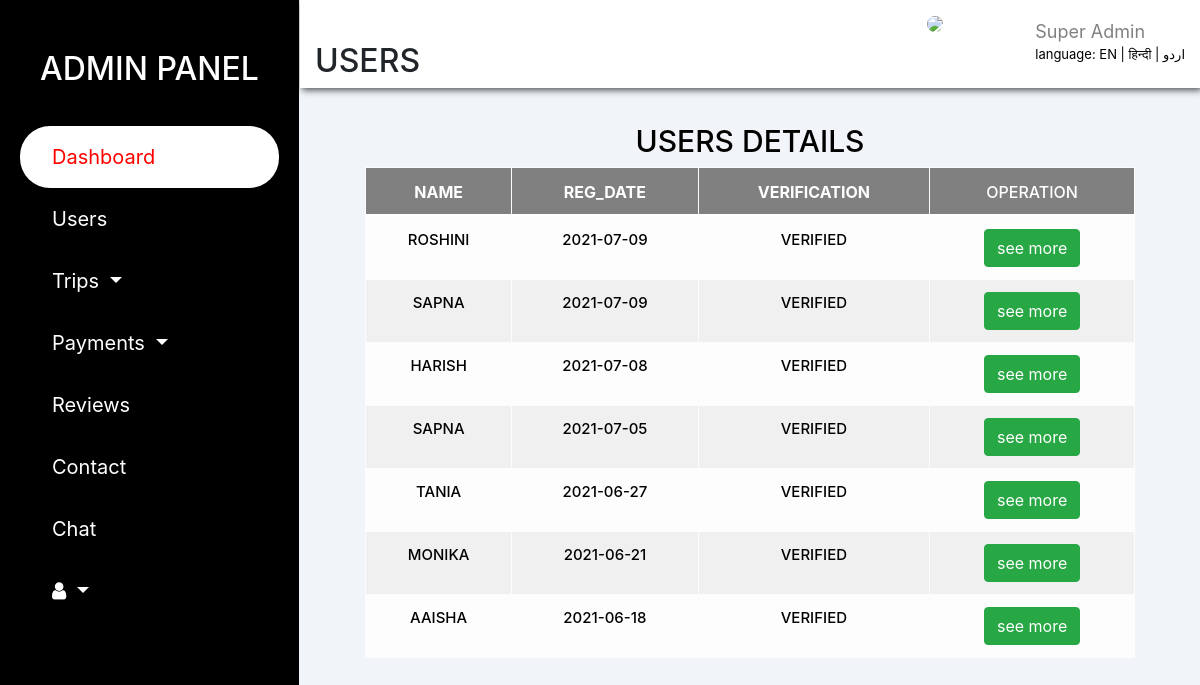
The page /weekend/explore/user_tbl.php on the database its author committed.
### tables this page shows
CREATE TABLE `user_tbl` (
  `u_id` smallint(8) UNSIGNED NOT NULL,
  `f_name` varchar(20) DEFAULT NULL,
  `l_name` varchar(20) DEFAULT NULL,
  `email` varchar(40) NOT NULL,
  `pswd` varchar(40) DEFAULT NULL,
  `status` tinyint(1) NOT NULL DEFAULT 0,
  `gender` char(6) NOT NULL DEFAULT 'Gender',
  `phone_no` char(10) NOT NULL,
  `alt_phone_no` char(10) NOT NULL,
  `zipcode` char(6) NOT NULL,
  `city` varchar(80) NOT NULL,
  `state` varchar(30) NOT NULL,
  `profile_pic` varchar(50) NOT NULL DEFAULT 'default.svg',
  `online` tinyint(1) NOT NULL DEFAULT 0,
  `reg_date` date NOT NULL DEFAULT current_timestamp()
);

### weekend/explore/new.php (called while the page is built, shortened)
<?php
 if (isset($_GET['lang'])) {
     $set_lang=$_GET['lang'];
  }else{
    $set_lang='en';
  }
  $lang=array();
if ($set_lang=='en') {
   $lang['lang']='Language';
  $lang['admin']='ADMIN PANEL';
  $lang['dash']='DASHBOARD';
  $lang['user']='USERS';
  $lang['trip']='Trips';
  $lang['pays']='Payments';
  $lang['s_dash']='Dashboard';
  $lang['rev']='Reviews';
  $lang['cont']='Contact';
  $lang['cht']='Chat';
  $lang['s_dash']='Dashboard';
  $lang['tang']='Users';
  $lang['trips']='Trips';
  $lang['confirm']='Confirmed trips';
  $lang['name']='MONIKA DOGRA';
  $lang['super']='Super Admin';
  $lang['traf']='Traffic';
  $lang['recent']='NEW TRIPS';
  $lang['t_title']='Trips Title';
  $lang['dat']='Date';
  $lang['status']='Status';
  $lang['see']='See All';
  $lang['new']='NEW USERS';
  $lang['mem']='Members';
  $lang['nam']='Name';
  $lang['acc_v']='Date';
  $lang['det']='Details';
  $lang['int']='Interest';
  $lang ['users_d']='USERS DETAILS';
  $lang ['email']='Email';
  $lang ['gen']='Gender';
  $lang ['phone']='Phone no.';
  $lang ['alt']='Alt P_no.';
  $lang ['add']='Address';
  $lang ['zip']='Zipcode';
  $lang ['verf']='Verification';
  $lang ['del']='delete';
  $lang['trans']='TRANSACTIONS';
   $lang ['trans_d']='TRANSACTION DETAILS';
   $lang['trip_n']='Trip name';
   $lang['fee']='Fee';
   $lang['p_memb']='Paid member';
   $lang['opera']='Operation';
   $lang['see_m']='see more';
   $lang['trip_d']='TRIPS DETAILS';
   $lang ['sch']='SCHEDULE';
   $lang ['vid']='VIDEO';
   $lang ['detl']='DETAILS';
   $lang ['vaish']='VAISHNO DEVI';
   $lang ['pick']='Pickup Address';
   $lang ['arr_t']='Arrival Time';
   $lang ['fr']='From';
   $lang ['to']='To';
   $lang ['dest']='Destination';
   $lang ['fe_per']='Fee/Person';
   $lang ['stay']='Stay';
   $lang ['pos']='Post on';
   $lang ['note']='Note';
   $lang ['up']='UPDATE';
}

### weekend/explore/php/code.php (called while the page is built, shortened)
<?php
abstract class clsConnection
{
    public function __construct()
    {
        $dbHost="localhost";
        $dbName="explore";
        $dbUser="root";
        $dbPassword="";
        try
        {
            $this->dbConn= new PDO("mysql:host=$dbHost;dbname=$dbName",$dbUser,$dbPassword);
        }
        catch(PDOException $e)
        {
            Echo "Connection failed" . $e->getMessage();
        }
    }
}
class clsUser extends clsConnection implements I_User
{
    public function GetAllUserDetailDesc(){
        try{
             $sql="SELECT * FROM user_tbl order by reg_date desc";
             $stmt=$this->dbConn->prepare($sql);
             $stmt->execute();
             $result=$stmt->fetchAll();
           return $result;
        }
        catch (PDOException $e){
            echo "user fetch Error:".$e->getMessage();
        }
    }
}
?>

### weekend/explore/user_tbl.php (the view, shortened to what this page needs)
<?php session_start();
     require_once('php/code.php');
     $FunObj=new clsUser();
     $profile_pic="";
 ?>
 <!DOCTYPE html>
<html>
<head>
   <?php include'links/links.php'; ?>
    <link rel="stylesheet" href="css/table-style.css">
</head>
<body>
     <div class="container-fluid">
      <div class="row">
          <?php include'title_bar.php'; ?>
           <div class="col-md-9 col-sm-12">
               <div class="row dash_content">
                  <div class="col-12 header">
                    <div>
                   <h3> <i class="fa fa-bars" id="fa-bars" onclick="show();"></i></h3><h2><?php echo $lang['user'];?></h2></div>
                    <div class="profile">
                      <div class="img">
                        <img src="../login/photo/<?php echo $profile_pic; ?>">
                      </div>
                      <h4><?php echo $a_name;?></h4>
                      <span><?php echo $lang['super'];?></span>
                          <div class="multi_lang" >
                           <?php echo $lang['lang']; ?>: <a href="user_tbl.php?lang=en">EN | </a><a href="user_tbl.php?lang=hi">हिन्दी</a><a href="user_tbl.php?lang=ur"> | اردو</a>
                        </div>
                    </div>
                  </div>
          <div class="col-lg-12">
                        <div class="main-div ">
                           <h1><?php echo $lang['users_d'];?></h1>
                            <div class="table-responsive">
                              <table class="table table-light table-hover table-striped" >
                                  <tr class="sticky">
                                      <th><b><?php echo $lang['named'];?></b></th>
                                      <th><b><?php echo $lang['re_da'];?></b></th>
                                      <th><b><?php echo $lang['verf'];?></b></th>
                                      <th><?php echo $lang['opera'];?></th>
                                  </tr>
             <?php
                 $result=$FunObj->GetAllUserDetailDesc();
               if($result){
                  foreach ($result as $data) {
          ?>
                                 <tr>
                                      <td><?php echo $data['f_name']; ?></td>
                                      <td><?php echo $data['reg_date']; ?></td>
                                      <td><?php
                                                  if ($data['status']==0) {
                                                    echo "pending";
                                                  }else{
                                                    echo "verified";
                                                  }
                                                   ?> </td>
                                      <td><button  class="btn btn-success" value="<?php echo $data['u_id']; ?>" onclick="getuserid(this);"><?php echo $lang['see_m'];?></button></td>
                                 </tr>
               <?php
                  }
                }
                ?>
                         </table>
                    </div>
                </div>
               </div>
               </div>
           </div>
        </div>
     </div>
</body>
</html>

### weekend/explore/css/table-style.css (style rules this page uses)
body { background: #f1f5f9; }
.header { background:#fff; display: flex; justify-content: space-between; box-shadow: 2px 2px 7px rgba(0,0,0,0.7); }
.dash_content { padding-bottom: 0px; }
.profile .img { position: absolute; right: 13rem; top: 10px; width: 65px; }
.profile img { width: 100%; border-radius: 35px; }
.profile h4 { padding-top: 10px; text-transform: uppercase; }
.profile span { color: grey; font-size: 18px; }
.multi_lang { color: black; font-size: 13px; padding-bottom: 5px; }
.multi_lang a { color: black; }
.main-div { padding: 35px 50px; width: 100%; display: flex; flex-direction: column; justify-content: center; align-items: center; }
.main-div h1 { font-size: 30px; color:#000; text-align: center; text-transform: capitalize; }
table { background-color: #fff; margin: auto; }
th,td { text-transform: uppercase; border: 1px solid black; padding: 8px 30px; text-align: center; color: black; }
th { font-weight: 500; text-align: center; }
td { font-size: 15px; font-weight: 500; color:black; }
tr.sticky th { position: sticky; top: -3px; background: grey; color: white; }
tr.sticky th::after { content: " "; width: 100%; height: 2px; position: absolute; bottom: 0; left: 0; background: white; }

### rows shown on the page
user_tbl: f_name "ROSHINI", reg_date "2021-07-09", status "VERIFIED", $data['u_id'] 29 (drawn)
user_tbl: f_name "SAPNA", reg_date "2021-07-09", status "VERIFIED", $data['u_id'] 30 (drawn)
user_tbl: f_name "HARISH", reg_date "2021-07-08", status "VERIFIED", $data['u_id'] 27 (drawn)
user_tbl: f_name "SAPNA", reg_date "2021-07-05", status "VERIFIED", $data['u_id'] 26 (drawn)
user_tbl: f_name "TANIA", reg_date "2021-06-27", status "VERIFIED", $data['u_id'] 25 (drawn)
user_tbl: f_name "MONIKA", reg_date "2021-06-21", status "VERIFIED", $data['u_id'] 21 (drawn)
user_tbl: f_name "AAISHA", reg_date "2021-06-18", status "VERIFIED", $data['u_id'] 20 (drawn)

### other values the page prints
$lang['admin'] "ADMIN PANEL"
$lang['s_dash'] "Dashboard"
$lang['tang'] "Users"
$lang['trip'] "Trips"
$lang['pays'] "Payments"
$lang['rev'] "Reviews"
$lang['cont'] "Contact"
$lang['cht'] "Chat"
$lang['user'] "USERS"
$lang['super'] "Super Admin"
$lang['lang'] "language"
$lang['users_d'] "USERS DETAILS"
$lang['named'] "NAME"
$lang['re_da'] "REG_DATE"
$lang['verf'] "VERIFICATION"
